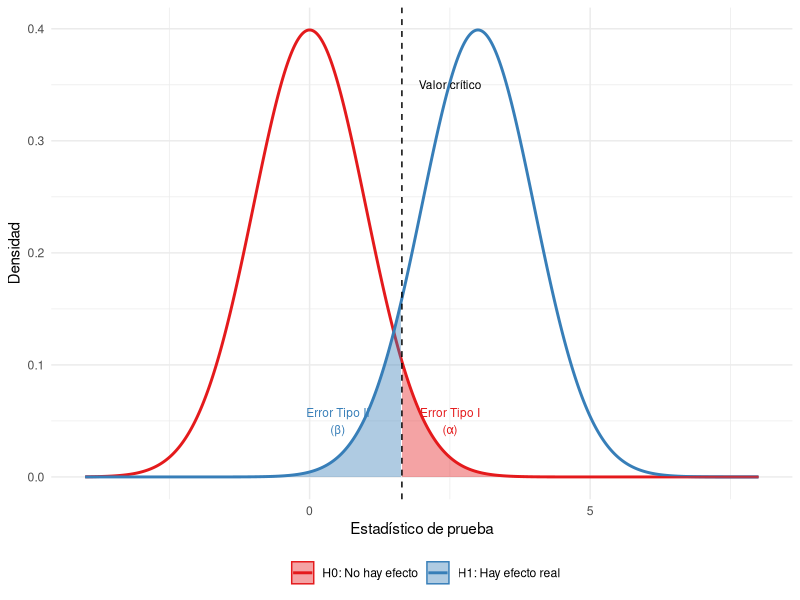
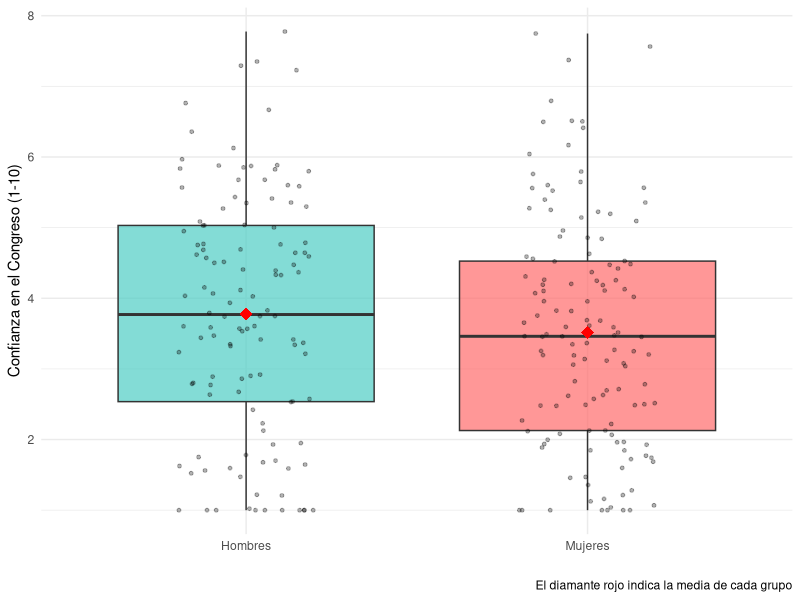
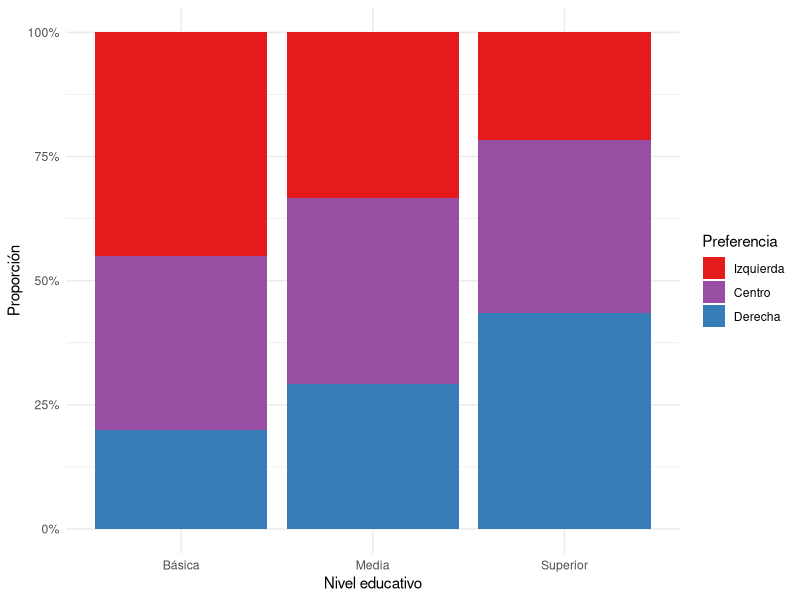

Write the R code that produced these figures, in order.
## ---- chunk 1
#| label: fig-errores
#| fig-cap: "Visualización de errores Tipo I y Tipo II"
#| code-fold: true

library(ggplot2)

# Crear datos para dos distribuciones
x <- seq(-4, 8, length.out = 1000)
h0 <- dnorm(x, mean = 0, sd = 1)  # Distribución bajo H0
h1 <- dnorm(x, mean = 3, sd = 1)  # Distribución bajo H1 (efecto real)

datos <- data.frame(
  x = rep(x, 2),
  densidad = c(h0, h1),
  hipotesis = rep(c("H0: No hay efecto", "H1: Hay efecto real"), each = 1000)
)

# Valor crítico para alpha = 0.05 (una cola)
valor_critico <- qnorm(0.95, mean = 0, sd = 1)

ggplot(datos, aes(x = x, y = densidad, color = hipotesis, fill = hipotesis)) +
  geom_line(linewidth = 1) +
  geom_area(data = subset(datos, hipotesis == "H0: No hay efecto" & x > valor_critico),
            alpha = 0.4) +
  geom_area(data = subset(datos, hipotesis == "H1: Hay efecto real" & x < valor_critico),
            alpha = 0.4) +
  geom_vline(xintercept = valor_critico, linetype = "dashed", color = "black") +
  annotate("text", x = valor_critico + 0.3, y = 0.35,
           label = "Valor crítico", hjust = 0, size = 3) +
  annotate("text", x = 2.5, y = 0.05,
           label = "Error Tipo I\n(α)", size = 3, color = "#E41A1C") +
  annotate("text", x = 0.5, y = 0.05,
           label = "Error Tipo II\n(β)", size = 3, color = "#377EB8") +
  scale_color_manual(values = c("#E41A1C", "#377EB8")) +
  scale_fill_manual(values = c("#E41A1C", "#377EB8")) +
  labs(x = "Estadístico de prueba", y = "Densidad",
       color = "", fill = "") +
  theme_minimal() +
  theme(legend.position = "bottom")
## ---- chunk 2
# Simulamos datos de una encuesta
set.seed(2024)
satisfaccion <- rnorm(150, mean = 4.2, sd = 2.1)
satisfaccion <- pmax(1, pmin(10, satisfaccion))  # Limitar a escala 1-10
## ---- chunk 3
# Cálculo manual
media_muestral <- mean(satisfaccion)
desv_estandar <- sd(satisfaccion)
n <- length(satisfaccion)
mu_0 <- 5.0

t_calculado <- (media_muestral - mu_0) / (desv_estandar / sqrt(n))

cat("Media muestral:", round(media_muestral, 2), "\n")
cat("Desviación estándar:", round(desv_estandar, 2), "\n")
cat("Estadístico t:", round(t_calculado, 2), "\n")
## ---- chunk 4
# Valor p (bilateral)
valor_p <- 2 * pt(abs(t_calculado), df = n - 1, lower.tail = FALSE)
cat("Valor p:", round(valor_p, 4), "\n")
## ---- chunk 5
# Forma directa en R
resultado <- t.test(satisfaccion, mu = 5.0)
resultado
## ---- chunk 6
#| echo: false
if(resultado$p.value < 0.05) {
  cat("Conclusión: Con p =", round(resultado$p.value, 4), "< 0.05, rechazamos H0.\n")
  cat("Hay evidencia estadística de que la satisfacción promedio difiere de 5.0.\n")
  cat("El intervalo de confianza al 95% es [", round(resultado$conf.int[1], 2),
      ",", round(resultado$conf.int[2], 2), "].\n")
} else {
  cat("Conclusión: Con p =", round(resultado$p.value, 4), ">= 0.05, no rechazamos H0.\n")
  cat("No hay evidencia suficiente de diferencia.\n")
}
## ---- chunk 7
# Simulamos datos de encuesta sobre confianza en el Congreso (1-10)
set.seed(2024)
confianza_hombres <- rnorm(120, mean = 3.8, sd = 1.8)
confianza_mujeres <- rnorm(130, mean = 3.2, sd = 1.9)

# Limitar a escala 1-10
confianza_hombres <- pmax(1, pmin(10, confianza_hombres))
confianza_mujeres <- pmax(1, pmin(10, confianza_mujeres))
## ---- chunk 8
# Prueba t para dos muestras
resultado_2muestras <- t.test(confianza_hombres, confianza_mujeres)
resultado_2muestras
## ---- chunk 9
#| label: fig-boxplot-genero
#| fig-cap: "Confianza en el Congreso por género"
#| code-fold: true

# Visualización
datos_genero <- data.frame(
  confianza = c(confianza_hombres, confianza_mujeres),
  genero = factor(c(rep("Hombres", length(confianza_hombres)),
                    rep("Mujeres", length(confianza_mujeres))))
)

ggplot(datos_genero, aes(x = genero, y = confianza, fill = genero)) +
  geom_boxplot(alpha = 0.7) +
  geom_jitter(width = 0.2, alpha = 0.3, size = 1) +
  stat_summary(fun = mean, geom = "point", shape = 18, size = 4, color = "red") +
  scale_fill_manual(values = c("#4ECDC4", "#FF6B6B")) +
  labs(x = "", y = "Confianza en el Congreso (1-10)",
       caption = "El diamante rojo indica la media de cada grupo") +
  theme_minimal() +
  theme(legend.position = "none")
## ---- chunk 10
# Crear tabla de contingencia
set.seed(2024)
voto_educacion <- matrix(c(
  45, 35, 20,   # Educación básica: Izquierda, Centro, Derecha
  40, 45, 35,   # Educación media
  25, 40, 50    # Educación superior
), nrow = 3, byrow = TRUE)

rownames(voto_educacion) <- c("Básica", "Media", "Superior")
colnames(voto_educacion) <- c("Izquierda", "Centro", "Derecha")

# Mostrar tabla
voto_educacion
## ---- chunk 11
# Prueba chi-cuadrado
resultado_chi <- chisq.test(voto_educacion)
resultado_chi
## ---- chunk 12
#| label: fig-mosaico
#| fig-cap: "Relación entre nivel educativo y preferencia de voto"
#| code-fold: true

# Convertir a data frame para visualización
library(tidyr)
datos_voto <- as.data.frame(as.table(voto_educacion))
names(datos_voto) <- c("Educacion", "Voto", "Frecuencia")

ggplot(datos_voto, aes(x = Educacion, y = Frecuencia, fill = Voto)) +
  geom_bar(stat = "identity", position = "fill") +
  scale_fill_manual(values = c("#E41A1C", "#984EA3", "#377EB8")) +
  scale_y_continuous(labels = scales::percent) +
  labs(x = "Nivel educativo", y = "Proporción", fill = "Preferencia") +
  theme_minimal()
## ---- chunk 13
# Residuos estandarizados (qué celdas contribuyen más)
cat("Residuos estandarizados:\n")
round(resultado_chi$residuals, 2)
## ---- chunk 14
# Demostración: efecto pequeño pero "significativo" con n grande
set.seed(2024)
control <- rnorm(5000, mean = 50, sd = 15)
tratamiento <- rnorm(5000, mean = 50.5, sd = 15)  # Diferencia de 0.5 puntos

t.test(tratamiento, control)
## ---- chunk 15
# Calcular d de Cohen
diferencia <- mean(tratamiento) - mean(control)
s_pooled <- sqrt((var(tratamiento) + var(control)) / 2)
d_cohen <- diferencia / s_pooled

cat("d de Cohen:", round(d_cohen, 3), "\n")
cat("Interpretación: efecto",
    ifelse(abs(d_cohen) < 0.2, "trivial",
           ifelse(abs(d_cohen) < 0.5, "pequeño",
                  ifelse(abs(d_cohen) < 0.8, "mediano", "grande"))))
## ---- chunk 16
# Simulación: 20 pruebas cuando H0 es siempre cierta
set.seed(2024)
valores_p <- replicate(20, {
  x <- rnorm(50)  # Datos puramente aleatorios
  y <- rnorm(50)
  t.test(x, y)$p.value
})

cat("Valores p de 20 pruebas (H0 siempre cierta):\n")
round(sort(valores_p), 3)
cat("\n\nNúmero de 'significativos' (p < 0.05):", sum(valores_p < 0.05))
